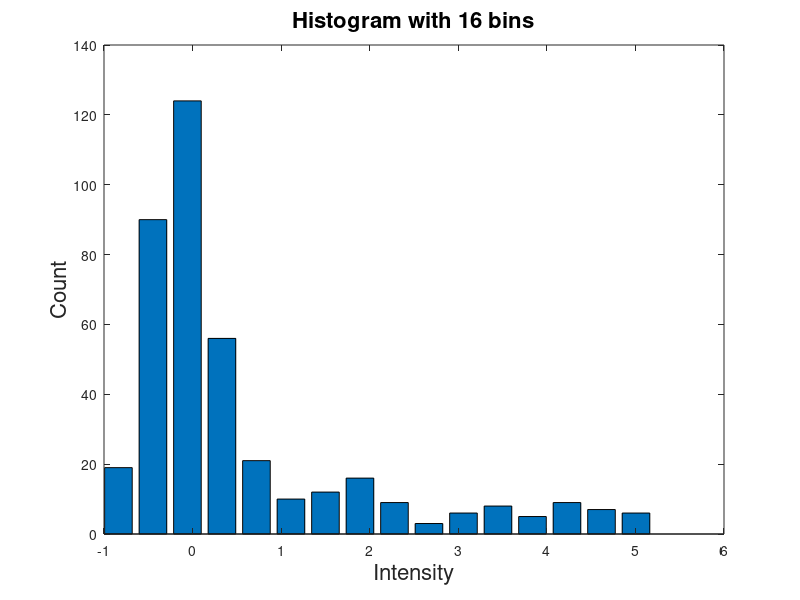
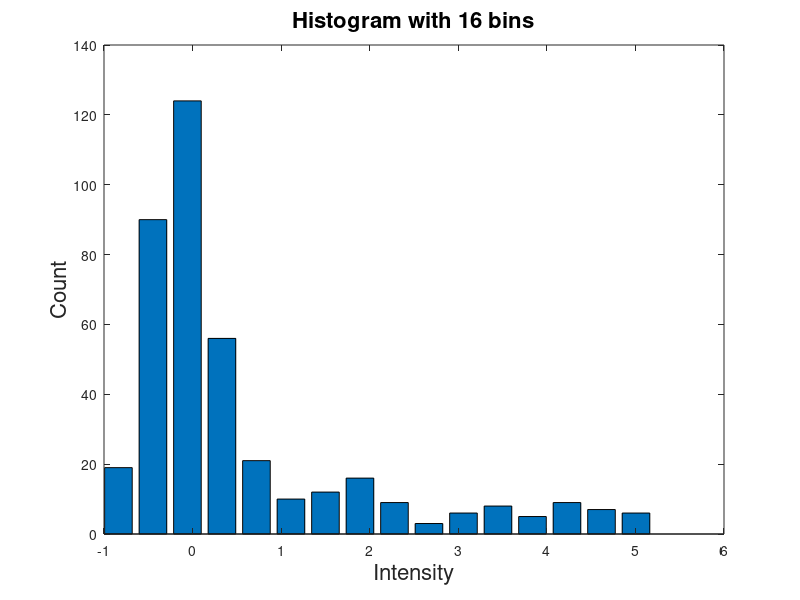

The MATLAB script that drew these images, in order:
% Import the data from the file
histogram=importdata('histogram_y_noise_16bins.txt', ' ', 1);

% Plot the data using a bar chart
bar(histogram.data(:, 1), histogram.data(:, 2));

% Set the title of the graph
title('Histogram with 16 bins', 'fontsize', 16, 'Fontname', 'Helvetica')
% For GNU octave, use:
% title('Histogram with 16 bins')

% Set the axis labels
xlabel('Intensity', 'fontsize', 16, 'Fontname', 'Helvetica')
ylabel('Count', 'fontsize', 16, 'Fontname', 'Helvetica')
% For GNU octave, use:
% xlabel('Intensity')
% ylabel('Count')

% Store the graph in an EPS file (vector graphics)
print -depsc histogram_matlab.eps
% For GNU octave, use:
% print -deps -color -FHelvetica:16 "histogram_matlab.eps"

% Store the graph in a PNG file (bitmap)
% For GNU octave, use:
print -dpng  histogram_matlab.png
% print -dpng -color -FHelvetica:16 "histogram_matlab.png"
